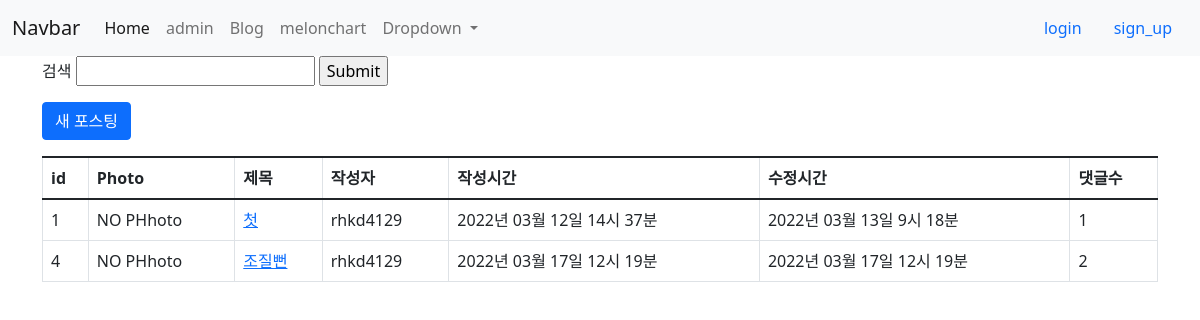
Screenshot of /blog/ with the database file from the repository.
### blog/models.py (models this page shows, shortened)
class Post(models.Model):
    class GenderChices(models.TextChoices):
        MALE = "M","Male"   #DB에저장되는 값 ,실제 사용할 값
        FEMALE = "F","Female"
    author = models.ForeignKey(settings.AUTH_USER_MODEL,on_delete=models.CASCADE) # 추천!
    title = models.CharField(max_length=20)
    photo = models.ImageField(blank = True, upload_to = 'blog/post/%Y/%m/%d')
    content = models.TextField()
    gender = models.CharField(max_length=1,blank=True,choices=GenderChices.choices)#,default=GenderChices.MALE
    is_public = models.BooleanField(default = False,verbose_name= '공개여부')
    created_at = models.DateTimeField(auto_now_add=True)
    updated_at = models.DateTimeField(auto_now=True)
    def get_absolute_url(self):
         return reverse('blog:post_detail',args=[self.pk])

### accounts/models.py (models this page shows)
class User(AbstractUser):
    phone_number = models.CharField(blank =True ,default='' ,max_length=12)

### blog/views/post_views.py (the view)
# urls.py: path('',post_views.BlogList,name='post_list'),
def BlogList(request):
    posts = Post.objects.all()
    q = request.GET.get('search','')
    if q:
        posts = Post.objects.filter(Q(title__icontains = q)|Q(content__icontains =q)).distinct()
    return render(request,'blog/blog_list.html',{'posts':posts,'q':q,})#'form':searchForm,

### blog/templates/blog/blog_list.html
{% extends 'blog/layout.html' %}
{% block content %}
    <form action="." method="get">
        <label for="search">검색</label>
        <input label="search" type="text" name = 'search'  id="search">
        <input type="submit">
    </form>
    <a href ="{% url 'blog:blog_create' %}"class ="btn btn-primary btn-block mt-3 mb-3">새 포스팅</a>
    <table class="table table-bordered table-hover" >
    <tbody>
        <thead>
            <tr>
              <th scope="col">id</th>
              <th scope="col">Photo</th>
              <th scope="col">제목</th>
              <th scope="col">작성자</th>
              <th scope="col">작성시간</th>
              <th scope="col">수정시간</th>
              <th scope="col">댓글수</th>
            </tr>
          </thead>
       {% for post in posts %}
        <tr>
            <td>{{post.pk}}</td>
            <td>
                {% if post.photo %}
                    <img src="{{ post.photo.url }}" alt="" style="width: 70px;"/>
                {% else %}
                    NO PHhoto
                {% endif %}
                </td>
                <td>
                    <a href="{{ post.get_absolute_url }}">{{ post.title }}</a>
                </td>
                <td>
                    {{post.author}}
                </td>
                <td>
                    {{ post.created_at|date:'Y년 m월 d일 G시 i분'}}
                </td>
                <td>
                    {{ post.updated_at|date:'Y년 m월 d일 G시 i분'}}
                </td>
                <td>{{ post.comment_set.count }}</td>
            </tr>
        {% endfor %}
    </tbody>
</table>
{% endblock content %}

### rows the page displays
Post: pk "1", photo "NO PHhoto", title "첫", author "rhkd4129", created_at "2022년 03월 12일 14시 37분", updated_at "2022년 03월 13일 9시 18분", comment_set.count "1"
Post: pk "4", photo "NO PHhoto", title "조질뻔", author "rhkd4129", created_at "2022년 03월 17일 12시 19분", updated_at "2022년 03월 17일 12시 19분", comment_set.count "2"
